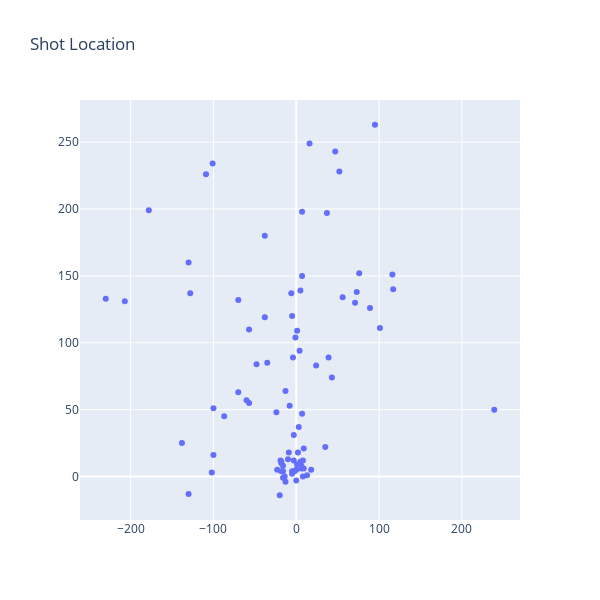

Write notebook code for a chart like this one.
### Code cell
#plot missed shots by Steph Curry

shot_trace = go.Scatter(
    x = fga[fga['SHOT_MADE_FLAG'] == 1]['LOC_X'],
    y = fga[fga['SHOT_MADE_FLAG'] == 1]['LOC_Y'],
    mode = 'markers'
)

data = [shot_trace]
layout = go.Layout(
    showlegend=False,
    height=600,
    width=600,
    title = 'Shot Location'
)
fig = go.Figure(data=data, layout=layout)
iplot(fig)

### Figure 1 — Plotly figure (JSON) as saved in the notebook; plotly's stock layout.template omitted (floating-point values rounded to 4 significant figures)
{"data": [{"mode": "markers", "type": "scatter", "x": [5, -48, 6, -18, 9, -70, -5, 239, 43, -18, -100, 52, -20, -207, -130, -102, 47, 37, -23, 7, 71, 2, 6, 8, -5, -100, -101, -230, -57, 95, 39, -178, 117, -70, 101, 7, -128, 18, -13, 1, -14, -38, 24, -16, -5, 4, -16, 5, -3, -109, 16, -8, -24, 7, -6, 35, -87, -60, 0, 73, -3, -19, -35, -9, -13, -16, -4, 89, 56, -10, 8, 9, -2, 0, 116, -38, -138, 3, 1, -1, -57, 76, -130, 13, -18], "y": [11, 84, 8, 10, 21, 63, 2, 50, 74, 11, 16, 228, -14, 131, -13, 3, 243, 197, 5, 47, 130, 18, 6, 12, 4, 51, 234, 133, 110, 263, 89, 199, 140, 132, 111, 150, 137, 5, -4, 109, 0, 119, 83, 4, 120, 94, 8, 139, 12, 226, 249, 53, 48, 198, 137, 22, 45, 57, 5, 138, 31, 12, 85, 18, 64, -1, 89, 126, 134, 13, 0, 6, 4, -3, 151, 180, 25, 37, 9, 104, 55, 152, 160, 1, 4]}], "layout": {"height": 600, "showlegend": false, "title": {"text": "Shot Location"}, "width": 600}}
